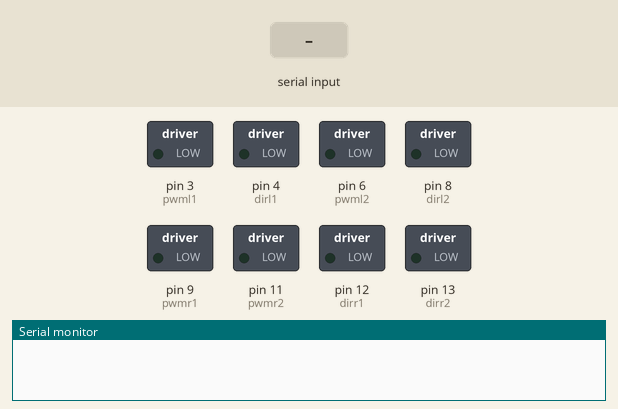
The sketch below on a simulated Arduino Uno, built with avr-gcc and run on an emulated ATmega328P. Parts: switched loads named in the sketch (green lamp = pin HIGH), the last lines printed to the serial monitor. The inputs (shaded band) are chosen by the test bench.

Above: at 1.2 s.
1.3 s: "8" received over Serial
At 1.8 s:
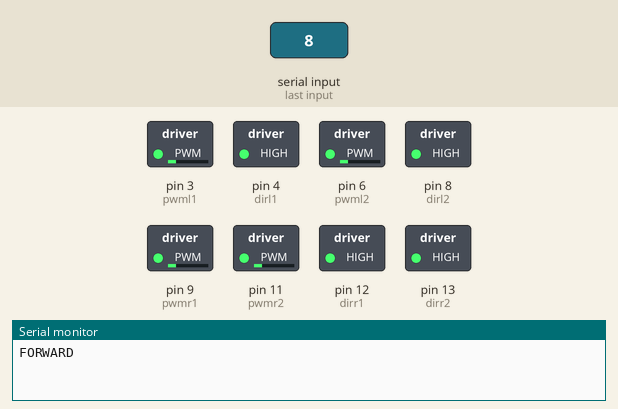
2.8 s: "2" received over Serial
At 4.5 s:
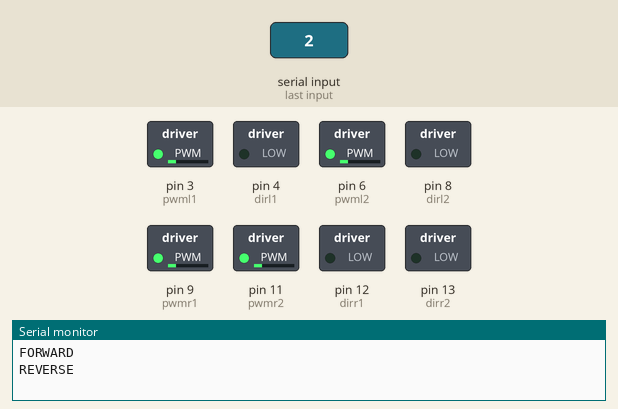
4.8 s: "4" received over Serial
At 6.0 s:
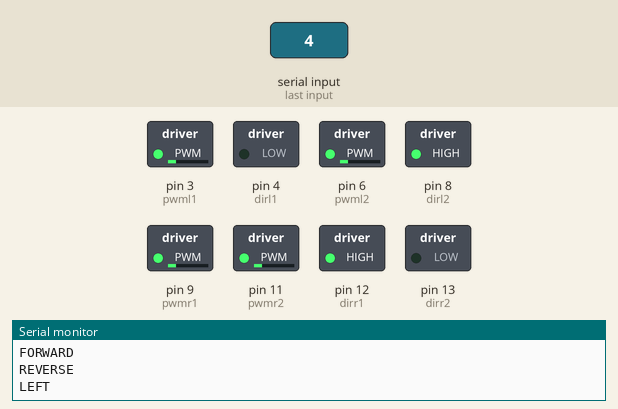
6.8 s: "6" received over Serial
At 8.7 s:
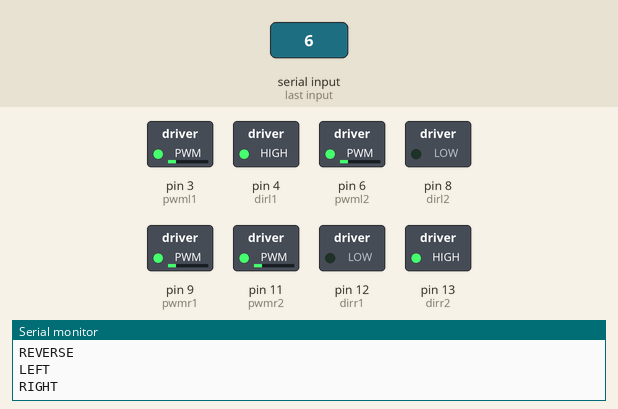
Timing chart, 0 to 9.8 s (numbered marks = the images above; inputs shaded):
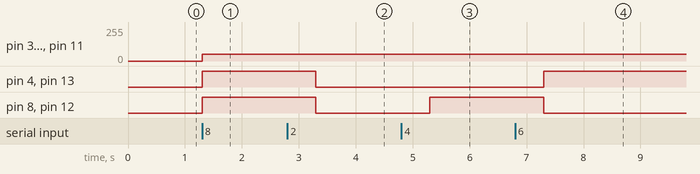

Measured:
- after the input at 1.3 s, pin 3 (pwml1), pin 6 (pwml2), pin 9 (pwmr1), pin 11 (pwmr2): 0/255 → 50/255 at once; pin 4 (dirl1), pin 8 (dirl2), pin 12 (dirr1), pin 13 (dirr2): LOW → HIGH at once
- after the input at 2.8 s, pin 4 (dirl1), pin 8 (dirl2), pin 12 (dirr1), pin 13 (dirr2): HIGH → LOW after 0.50 s
- after the input at 4.8 s, pin 8 (dirl2), pin 12 (dirr1): LOW → HIGH after 0.50 s
- after the input at 6.8 s, pin 4 (dirl1), pin 13 (dirr2): LOW → HIGH after 0.50 s; pin 8 (dirl2), pin 12 (dirr1): HIGH → LOW after 0.50 s

The sketch:

motors_run.ino
```cpp
# define dirl1 4
# define dirl2 8
# define dirr1 12
# define dirr2 13

# define pwml1 3
# define pwml2 6
# define pwmr1 9
# define pwmr2 11


void setup() {

  Serial.begin(9600);
  pinMode(dirl1, OUTPUT);
  pinMode(dirl2, OUTPUT);
  pinMode(dirr1, OUTPUT);
  pinMode(dirr2, OUTPUT);
  pinMode(pwml1, OUTPUT);
  pinMode(pwml2, OUTPUT);
  pinMode(pwmr1, OUTPUT);
  pinMode(pwmr2, OUTPUT);


}

int speedy = 50;
int speedn = 0;

void loop() {

  if(Serial.available()>=0){
    /*
    digitalWrite(dirl1, LOW);
    digitalWrite(dirl2, LOW);
    digitalWrite(dirr1, LOW);
    digitalWrite(dirr2, LOW);
    analogWrite(pwml1, speedy);
    analogWrite(pwml2, speedy);
    analogWrite(pwmr1, speedy);
    analogWrite(pwmr2, speedy);

    delay(500);

    Serial.print("Motors are running with a speed of : ");
    Serial.print(speedy);
    Serial.println(" pwm");
    */
    char a = Serial.read();

    if(a == '8'){
      forward();
      delay(2000);
    }
    else if(a == '2'){
      reverse();
      delay(2000);
    }
    else if(a == '4'){
      left();
      delay(2000);
    }
    else if(a == '6'){
      right();
      delay(2000);
    }
  }
}

void forward() {
    digitalWrite(dirr1, HIGH);
    digitalWrite(dirr2, HIGH);
    digitalWrite(dirl1, HIGH);
    digitalWrite(dirl2, HIGH);
    analogWrite(pwmr1, speedy);
    analogWrite(pwmr2, speedy);
    analogWrite(pwml1, speedy);
    analogWrite(pwml2, speedy);
    Serial.println("FORWARD");
}

void reverse() {
    digitalWrite(dirr1, LOW);
    digitalWrite(dirr2, LOW);
    digitalWrite(dirl1, LOW);
    digitalWrite(dirl2, LOW);
    analogWrite(pwmr1, speedy);
    analogWrite(pwmr2, speedy);
    analogWrite(pwml1, speedy);
    analogWrite(pwml1, speedy);
    Serial.println("REVERSE");
}

void left() {
    digitalWrite(dirr1, HIGH);
    digitalWrite(dirr2, LOW);
    digitalWrite(dirl1, LOW);
    digitalWrite(dirl2, HIGH);
    analogWrite(pwmr1, speedy);
    analogWrite(pwmr2, speedy);
    analogWrite(pwml1, speedy);
    analogWrite(pwml1, speedy);
    Serial.println("LEFT");
}

void right() {
    digitalWrite(dirr1, LOW);
    digitalWrite(dirr2, HIGH);
    digitalWrite(dirl1, HIGH);
    digitalWrite(dirl2, LOW);
    analogWrite(pwmr1, speedy);
    analogWrite(pwmr2, speedy);
    analogWrite(pwml1, speedy);
    analogWrite(pwml1, speedy);
    Serial.println("RIGHT");
}
```
